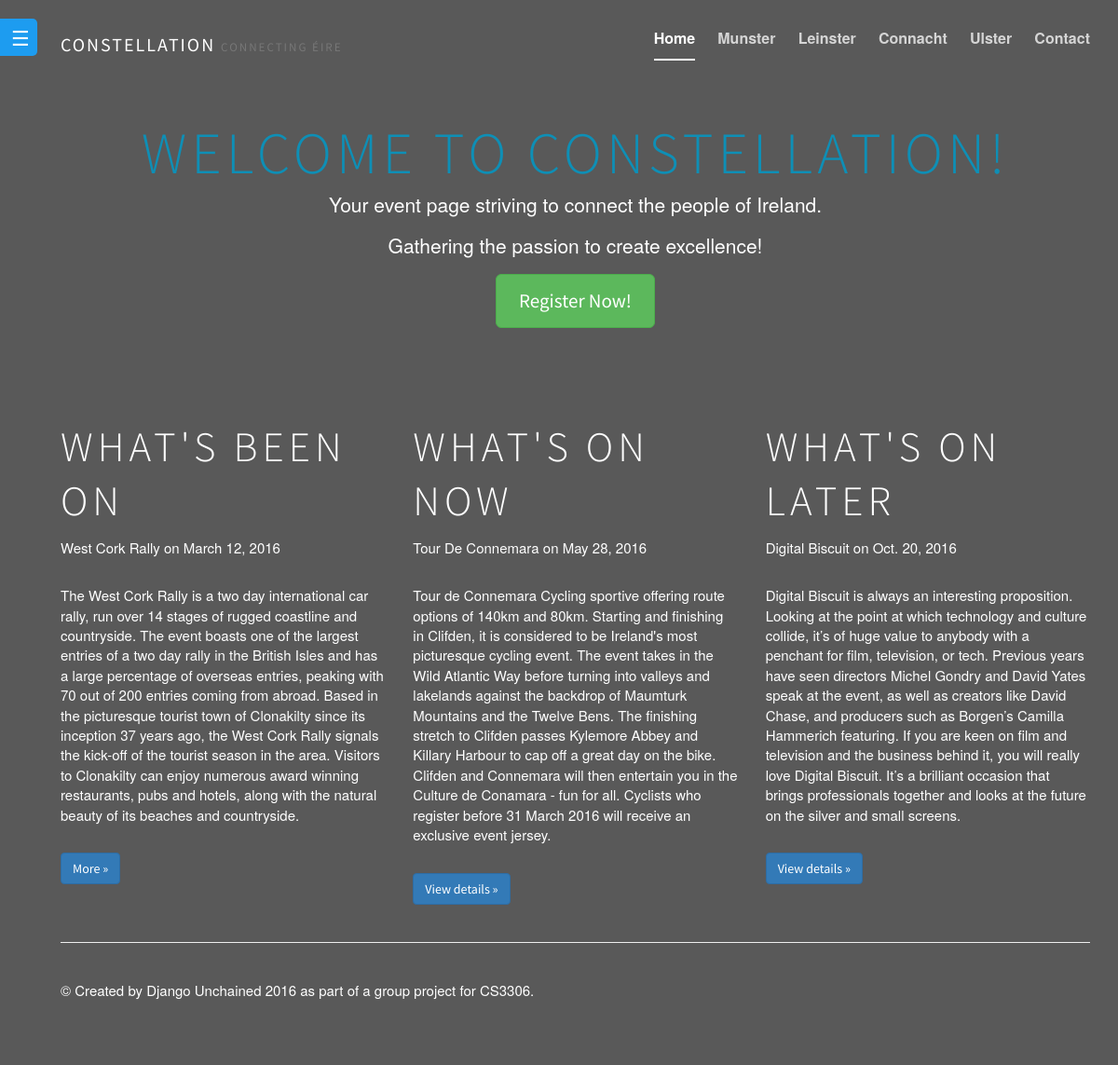
The page /constellation/ on the database as committed earlier.
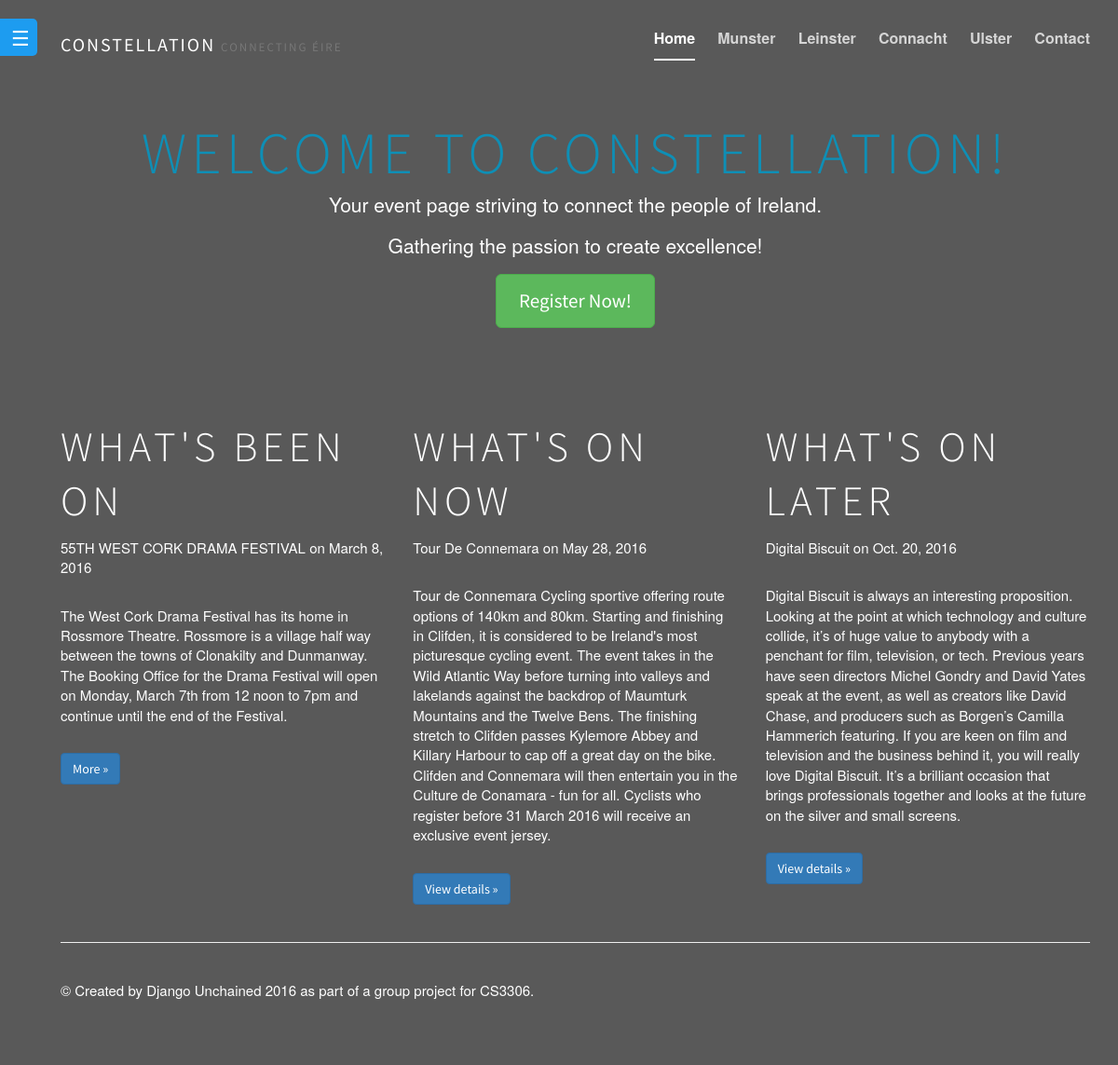
The same page on the database as committed later.
### constellation/models.py (models this page shows, shortened)
class Event(models.Model):
	SEASONS = (
	('spring', 'Spring'),
	('summer', 'Summer'),
	('autumn', 'Autumn'),
	('winter', 'Winter'),
	)
	eventID = models.AutoField(primary_key=True)
	title = models.CharField(max_length = 50)
	eventDescription = models.TextField()
	startTime = models.TimeField()
	endTime = models.TimeField()
	startDate = models.DateField()
	endDate = models.DateField()
	venueID = models.IntegerField()
	season = models.CharField(max_length=6, choices=SEASONS)
	notesID = models.IntegerField(null=True, blank=True)
	availability = models.IntegerField(null=True, blank=True)
	youtubeVideoID = models.CharField(max_length=20, blank=True)

### constellation/views.py (the view)
# urls.py: url(r'^', 'constellation.views.index'),
def index(request):
	past = Event.objects.filter(season = 'spring').order_by('startDate').first()
	present = Event.objects.filter(season = 'summer').order_by('startDate').first()
	future = Event.objects.filter(season = 'winter').order_by('startDate').first()
	user = request.user.id
	if user is not None:
		profile = UserProfile.objects.get(user=user)
		context = {
		'profile': profile,
		'past': past,
		'present': present,
		'future': future,
		}
	else:
		context = {
		'past': past,
		'present': present,
		'future': future,
		}
	return render(request, 'constellation/home.html', context)

### constellation/templates/constellation/home.html (shortened to what this page needs)
{% extends "base.html" %}
{% load static %}
{% block content %}
	<div class="masthead clearfix">
		<div class="inner">
			<h3 class="masthead-brand">Constellation <small>Connecting &Eacute;ire</small></h3>
			<nav>
				<ul class="nav masthead-nav">
					<li class="active"><a href="#">Home</a></li>
					<li><a href="/constellation/munster/">Munster</a></li>
					<li><a href="/constellation/leinster/">Leinster</a></li>
					<li><a href="/constellation/connacht/">Connacht</a></li>
					<li><a href="/constellation/ulster/">Ulster</a></li>
					<li><a href="#" id="contact">Contact</a></li>
				</ul>
			</nav>
		</div>
	</div>
	  <div class="jumbotron">
		{% if user.username %}
			<h1>Welcome {{ profile.first_name }} {{ profile.last_name }}!</h1>
			<p class="lead">Your event page striving to connect the people of Ireland.</p>
			<p class="lead">Gathering the passion to create excellence!</p>
		{% else %}
			<h1>Welcome to Constellation!</h1>
			<p class="lead">Your event page striving to connect the people of Ireland.</p>
			<p class="lead">Gathering the passion to create excellence!</p>
			<p><a class="btn btn-lg btn-success" href="{% url 'Register' %}" role="button">Register Now!</a></p>
		{% endif %}
	  </div>
	  <div class="row">
		<div class="col-lg-4">
		  <h2>What's been on</h2>
		  <p>{{ past.title }} on {{ past.startDate }}</p>
		  <p>{{ past.eventDescription }}</p>
		  <p><a class="btn btn-primary" href="/constellation/munster/" role="button">More &raquo;</a></p>
		</div>
		<div class="col-lg-4">
		  <h2>What's on now</h2>
		  <p>{{ present.title }} on {{ present.startDate }}</p>
		  <p>{{ present.eventDescription }}</p>
		  <p><a class="btn btn-primary" href="/constellation/connacht/" role="button">View details &raquo;</a></p>
	   </div>
		<div class="col-lg-4">
		  <h2>What's on later</h2>
		  <p>{{ future.title }} on {{ future.startDate }}</p>
		  <p>{{ future.eventDescription}} </p>
		  <p><a class="btn btn-primary" href="/constellation/leinster/" role="button">View details &raquo;</a></p>
		</div>
	  </div>
{% endblock %}

Rows that differ between the two databases and show on the page:
no longer on this page (row unchanged): Event: title "West Cork Rally", startDate "March 12, 2016", eventDescription "The West Cork Rally is a two day international car rally, run over 14 stages of rugged coastline and countryside. The event boasts one of the largest entries of a two day rally in the British Isles and has a large percentage of overseas entries, peaking with 70 out of 200 entries coming from abroad. Based in the picturesque tourist town of Clonakilty since its inception 37 years ago, the West Cork Rally signals the kick-off of the tourist season in the area. Visitors to Clonakilty can enjoy numerous award winning restaurants, pubs and hotels, along with the natural beauty of its beaches and countryside."
added Event: title "55TH WEST CORK DRAMA FESTIVAL", startDate "March 8, 2016", eventDescription "The West Cork Drama Festival has its home in Rossmore Theatre. Rossmore is a village half way between the towns of Clonakilty and Dunmanway. The Booking Office for the Drama Festival will open on Monday, March 7th from 12 noon to 7pm and continue until the end of the Festival."
